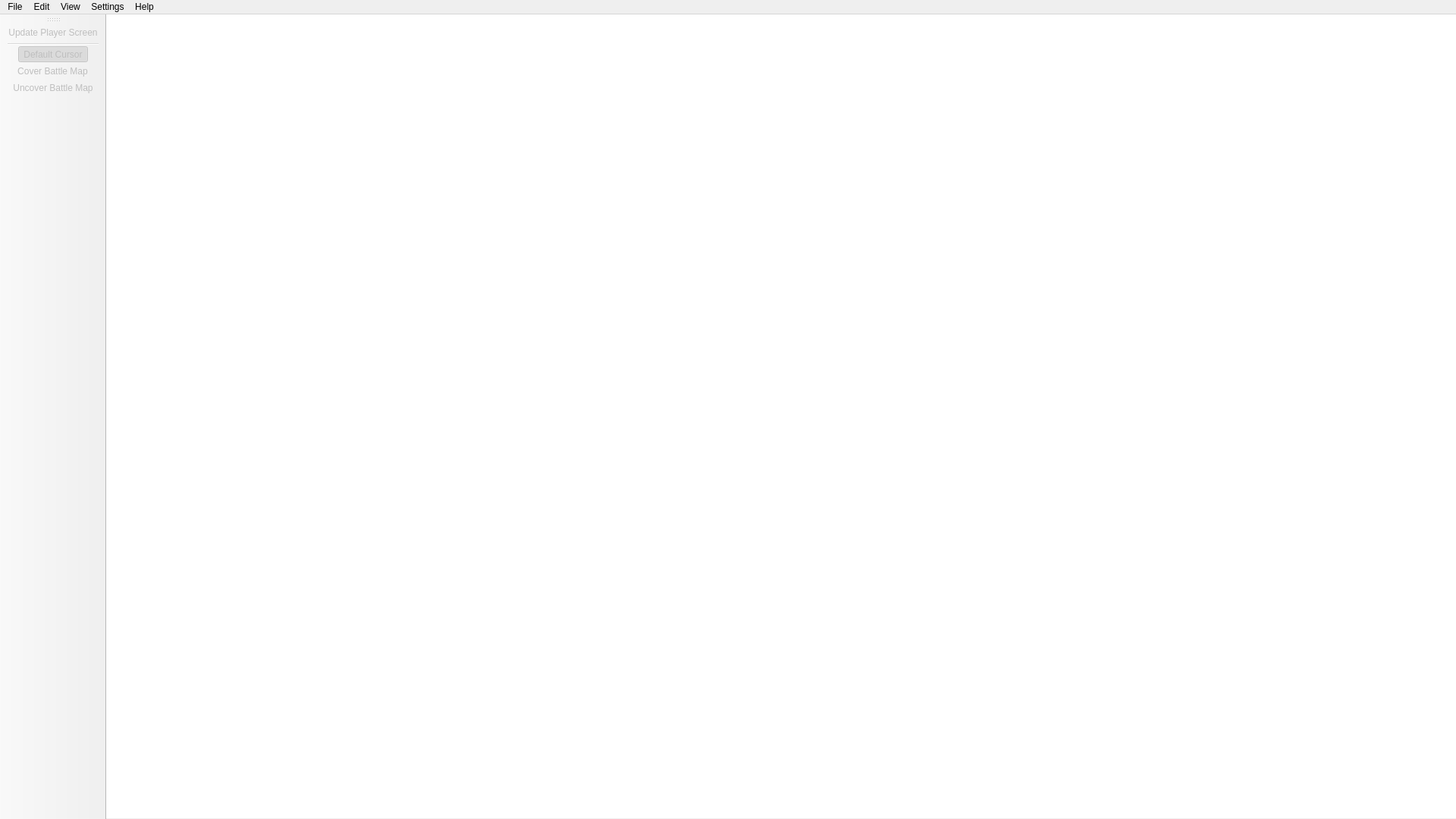
<?xml version="1.0" encoding="UTF-8"?>
<ui version="4.0">
 <class>MainWindow</class>
 <widget class="QMainWindow" name="MainWindow">
  <property name="geometry">
   <rect>
    <x>0</x>
    <y>0</y>
    <width>1920</width>
    <height>1080</height>
   </rect>
  </property>
  <property name="sizePolicy">
   <sizepolicy hsizetype="Fixed" vsizetype="Fixed">
    <horstretch>0</horstretch>
    <verstretch>0</verstretch>
   </sizepolicy>
  </property>
  <property name="minimumSize">
   <size>
    <width>1920</width>
    <height>1080</height>
   </size>
  </property>
  <property name="maximumSize">
   <size>
    <width>1920</width>
    <height>1080</height>
   </size>
  </property>
  <property name="baseSize">
   <size>
    <width>1920</width>
    <height>1080</height>
   </size>
  </property>
  <property name="windowTitle">
   <string>Battle Map</string>
  </property>
  <property name="autoFillBackground">
   <bool>false</bool>
  </property>
  <property name="iconSize">
   <size>
    <width>24</width>
    <height>24</height>
   </size>
  </property>
  <widget class="QWidget" name="centralwidget">
   <widget class="CustomGraphicsView" name="graphicsViewBattleMapMasterScreen">
    <property name="geometry">
     <rect>
      <x>0</x>
      <y>0</y>
      <width>1880</width>
      <height>1060</height>
     </rect>
    </property>
    <property name="styleSheet">
     <string notr="true">QMenu {icon-size: 50px;}</string>
    </property>
    <property name="frameShape">
     <enum>QFrame::NoFrame</enum>
    </property>
    <property name="frameShadow">
     <enum>QFrame::Plain</enum>
    </property>
    <property name="verticalScrollBarPolicy">
     <enum>Qt::ScrollBarAlwaysOff</enum>
    </property>
    <property name="horizontalScrollBarPolicy">
     <enum>Qt::ScrollBarAlwaysOff</enum>
    </property>
    <property name="interactive">
     <bool>false</bool>
    </property>
   </widget>
   <widget class="QLabel" name="labelScaleFactor">
    <property name="geometry">
     <rect>
      <x>1810</x>
      <y>1020</y>
      <width>60</width>
      <height>30</height>
     </rect>
    </property>
    <property name="text">
     <string>%</string>
    </property>
    <property name="alignment">
     <set>Qt::AlignCenter</set>
    </property>
   </widget>
   <widget class="QLabel" name="labelWindRose">
    <property name="geometry">
     <rect>
      <x>1670</x>
      <y>10</y>
      <width>200</width>
      <height>200</height>
     </rect>
    </property>
    <property name="text">
     <string/>
    </property>
   </widget>
  </widget>
  <widget class="QMenuBar" name="menuBar">
   <property name="geometry">
    <rect>
     <x>0</x>
     <y>0</y>
     <width>1920</width>
     <height>22</height>
    </rect>
   </property>
   <widget class="QMenu" name="menuFile">
    <property name="title">
     <string>File</string>
    </property>
    <addaction name="actionNewBattleMap"/>
    <addaction name="actionOpenBattleMap"/>
    <addaction name="separator"/>
    <addaction name="actionQuit"/>
   </widget>
   <widget class="QMenu" name="menuEdit">
    <property name="styleSheet">
     <string notr="true"/>
    </property>
    <property name="title">
     <string>Edit</string>
    </property>
    <widget class="QMenu" name="submenuExpandBattleMap">
     <property name="enabled">
      <bool>false</bool>
     </property>
     <property name="title">
      <string>Expand Battle Map</string>
     </property>
     <property name="icon">
      <iconset resource="icons.qrc">
       <normaloff>:/icons/icons/extendbattlemap.png</normaloff>:/icons/icons/extendbattlemap.png</iconset>
     </property>
     <addaction name="actionInsertRowAbove"/>
     <addaction name="actionInsertRowBelow"/>
     <addaction name="actionInsertColumnLeft"/>
     <addaction name="actionInsertColumnRight"/>
    </widget>
    <widget class="QMenu" name="submenuReduceBattleMap">
     <property name="enabled">
      <bool>false</bool>
     </property>
     <property name="title">
      <string>Reduce Battle Map</string>
     </property>
     <property name="icon">
      <iconset resource="icons.qrc">
       <normaloff>:/icons/icons/reducebattlemap.png</normaloff>:/icons/icons/reducebattlemap.png</iconset>
     </property>
     <addaction name="actionDeleteRowAbove"/>
     <addaction name="actionDeleteRowBelow"/>
     <addaction name="actionDeleteColumnLeft"/>
     <addaction name="actionDeleteColumnRight"/>
    </widget>
    <addaction name="separator"/>
    <addaction name="separator"/>
    <addaction name="actionCopy"/>
    <addaction name="actionPaste"/>
    <addaction name="separator"/>
    <addaction name="submenuExpandBattleMap"/>
    <addaction name="submenuReduceBattleMap"/>
   </widget>
   <widget class="QMenu" name="menuView">
    <property name="title">
     <string>View</string>
    </property>
    <widget class="QMenu" name="submenuWindRoseOrientation">
     <property name="enabled">
      <bool>false</bool>
     </property>
     <property name="title">
      <string>Wind Rose Orientation</string>
     </property>
     <property name="icon">
      <iconset resource="icons.qrc">
       <normaloff>:/icons/icons/windrose.png</normaloff>:/icons/icons/windrose.png</iconset>
     </property>
     <addaction name="actionWindRoseOrientationNorth"/>
     <addaction name="actionWindRoseOrientationEast"/>
     <addaction name="actionWindRoseOrientationSouth"/>
     <addaction name="actionWindRoseOrientationWest"/>
    </widget>
    <addaction name="actionUpdatePlayerScreen"/>
    <addaction name="separator"/>
    <addaction name="submenuWindRoseOrientation"/>
    <addaction name="separator"/>
    <addaction name="modeSelect"/>
    <addaction name="modeCoverBattleMap"/>
    <addaction name="modeUncoverBattleMap"/>
   </widget>
   <widget class="QMenu" name="menuSettings">
    <property name="title">
     <string>Settings</string>
    </property>
   </widget>
   <widget class="QMenu" name="menuHelp">
    <property name="title">
     <string>Help</string>
    </property>
   </widget>
   <addaction name="menuFile"/>
   <addaction name="menuEdit"/>
   <addaction name="menuView"/>
   <addaction name="menuSettings"/>
   <addaction name="menuHelp"/>
  </widget>
  <widget class="QToolBar" name="toolBar">
   <property name="windowTitle">
    <string>toolBar</string>
   </property>
   <property name="iconSize">
    <size>
     <width>25</width>
     <height>25</height>
    </size>
   </property>
   <attribute name="toolBarArea">
    <enum>LeftToolBarArea</enum>
   </attribute>
   <attribute name="toolBarBreak">
    <bool>false</bool>
   </attribute>
   <addaction name="actionUpdatePlayerScreen"/>
   <addaction name="separator"/>
   <addaction name="modeSelect"/>
   <addaction name="modeCoverBattleMap"/>
   <addaction name="modeUncoverBattleMap"/>
  </widget>
  <action name="actionNewBattleMap">
   <property name="icon">
    <iconset resource="icons.qrc">
     <normaloff>:/icons/icons/newbattlemap.png</normaloff>:/icons/icons/newbattlemap.png</iconset>
   </property>
   <property name="text">
    <string>New Battle Map</string>
   </property>
   <property name="shortcut">
    <string>Ctrl+N</string>
   </property>
  </action>
  <action name="actionQuit">
   <property name="icon">
    <iconset resource="icons.qrc">
     <normaloff>:/icons/icons/quit.png</normaloff>:/icons/icons/quit.png</iconset>
   </property>
   <property name="text">
    <string>Quit</string>
   </property>
   <property name="shortcut">
    <string>Ctrl+Q</string>
   </property>
  </action>
  <action name="actionOpenBattleMap">
   <property name="icon">
    <iconset resource="icons.qrc">
     <normaloff>:/icons/icons/openbattlemap.png</normaloff>:/icons/icons/openbattlemap.png</iconset>
   </property>
   <property name="text">
    <string>Open Battle Map</string>
   </property>
   <property name="shortcut">
    <string>Ctrl+O</string>
   </property>
  </action>
  <action name="actionUpdatePlayerScreen">
   <property name="enabled">
    <bool>false</bool>
   </property>
   <property name="icon">
    <iconset resource="icons.qrc">
     <normaloff>:/icons/icons/updateplayerscreen.png</normaloff>:/icons/icons/updateplayerscreen.png</iconset>
   </property>
   <property name="text">
    <string>Update Player Screen</string>
   </property>
   <property name="shortcut">
    <string>Ctrl+U</string>
   </property>
  </action>
  <action name="modeUncoverBattleMap">
   <property name="checkable">
    <bool>true</bool>
   </property>
   <property name="enabled">
    <bool>false</bool>
   </property>
   <property name="icon">
    <iconset resource="icons.qrc">
     <normaloff>:/icons/icons/uncoverbattlemap.png</normaloff>:/icons/icons/uncoverbattlemap.png</iconset>
   </property>
   <property name="text">
    <string>Uncover Battle Map</string>
   </property>
   <property name="toolTip">
    <string>Uncover Battle Map</string>
   </property>
  </action>
  <action name="modeCoverBattleMap">
   <property name="checkable">
    <bool>true</bool>
   </property>
   <property name="enabled">
    <bool>false</bool>
   </property>
   <property name="icon">
    <iconset resource="icons.qrc">
     <normaloff>:/icons/icons/coverbattlemap.png</normaloff>:/icons/icons/coverbattlemap.png</iconset>
   </property>
   <property name="text">
    <string>Cover Battle Map</string>
   </property>
   <property name="toolTip">
    <string>Cover Battle Map</string>
   </property>
  </action>
  <action name="modeSelect">
   <property name="checkable">
    <bool>true</bool>
   </property>
   <property name="checked">
    <bool>true</bool>
   </property>
   <property name="enabled">
    <bool>false</bool>
   </property>
   <property name="icon">
    <iconset resource="icons.qrc">
     <normaloff>:/icons/icons/cursor.png</normaloff>:/icons/icons/cursor.png</iconset>
   </property>
   <property name="text">
    <string>Select</string>
   </property>
   <property name="iconText">
    <string>Default Cursor</string>
   </property>
   <property name="toolTip">
    <string>Select</string>
   </property>
  </action>
  <action name="actionUncoverBattleMap">
   <property name="icon">
    <iconset resource="icons.qrc">
     <normaloff>:/icons/icons/uncoverbattlemap.png</normaloff>:/icons/icons/uncoverbattlemap.png</iconset>
   </property>
   <property name="text">
    <string>Uncover Battle Map</string>
   </property>
  </action>
  <action name="actionCoverBattleMap">
   <property name="icon">
    <iconset resource="icons.qrc">
     <normaloff>:/icons/icons/coverbattlemap.png</normaloff>:/icons/icons/coverbattlemap.png</iconset>
   </property>
   <property name="text">
    <string>Cover Battle Map</string>
   </property>
  </action>
  <action name="actionWindRoseOrientationNorth">
   <property name="checkable">
    <bool>true</bool>
   </property>
   <property name="enabled">
    <bool>false</bool>
   </property>
   <property name="text">
    <string>North</string>
   </property>
  </action>
  <action name="actionWindRoseOrientationEast">
   <property name="checkable">
    <bool>true</bool>
   </property>
   <property name="enabled">
    <bool>false</bool>
   </property>
   <property name="text">
    <string>East</string>
   </property>
  </action>
  <action name="actionWindRoseOrientationSouth">
   <property name="checkable">
    <bool>true</bool>
   </property>
   <property name="enabled">
    <bool>false</bool>
   </property>
   <property name="text">
    <string>South</string>
   </property>
  </action>
  <action name="actionWindRoseOrientationWest">
   <property name="checkable">
    <bool>true</bool>
   </property>
   <property name="enabled">
    <bool>false</bool>
   </property>
   <property name="text">
    <string>West</string>
   </property>
  </action>
  <action name="actionInsertRowAbove">
   <property name="enabled">
    <bool>false</bool>
   </property>
   <property name="icon">
    <iconset resource="icons.qrc">
     <normaloff>:/icons/icons/insertrowabove.png</normaloff>:/icons/icons/insertrowabove.png</iconset>
   </property>
   <property name="text">
    <string>Insert row above</string>
   </property>
   <property name="shortcut">
    <string>+, Up</string>
   </property>
  </action>
  <action name="actionInsertRowBelow">
   <property name="enabled">
    <bool>false</bool>
   </property>
   <property name="icon">
    <iconset resource="icons.qrc">
     <normaloff>:/icons/icons/insertrowbelow.png</normaloff>:/icons/icons/insertrowbelow.png</iconset>
   </property>
   <property name="text">
    <string>Insert row below</string>
   </property>
   <property name="shortcut">
    <string>+, Down</string>
   </property>
  </action>
  <action name="actionInsertColumnLeft">
   <property name="enabled">
    <bool>false</bool>
   </property>
   <property name="icon">
    <iconset resource="icons.qrc">
     <normaloff>:/icons/icons/insertcolumnleft.png</normaloff>:/icons/icons/insertcolumnleft.png</iconset>
   </property>
   <property name="text">
    <string>Insert column left</string>
   </property>
   <property name="shortcut">
    <string>+, Left</string>
   </property>
  </action>
  <action name="actionInsertColumnRight">
   <property name="enabled">
    <bool>false</bool>
   </property>
   <property name="icon">
    <iconset resource="icons.qrc">
     <normaloff>:/icons/icons/insertcolumnright.png</normaloff>:/icons/icons/insertcolumnright.png</iconset>
   </property>
   <property name="text">
    <string>Insert column right</string>
   </property>
   <property name="shortcut">
    <string>+, Right</string>
   </property>
  </action>
  <action name="actionDeleteRowAbove">
   <property name="enabled">
    <bool>false</bool>
   </property>
   <property name="icon">
    <iconset resource="icons.qrc">
     <normaloff>:/icons/icons/deleterowabove.png</normaloff>:/icons/icons/deleterowabove.png</iconset>
   </property>
   <property name="text">
    <string>Delete row above</string>
   </property>
   <property name="shortcut">
    <string>-, Down</string>
   </property>
  </action>
  <action name="actionDeleteColumnLeft">
   <property name="enabled">
    <bool>false</bool>
   </property>
   <property name="icon">
    <iconset resource="icons.qrc">
     <normaloff>:/icons/icons/deletecolumnleft.png</normaloff>:/icons/icons/deletecolumnleft.png</iconset>
   </property>
   <property name="text">
    <string>Delete column left</string>
   </property>
   <property name="shortcut">
    <string>-, Right</string>
   </property>
  </action>
  <action name="actionDeleteRowBelow">
   <property name="enabled">
    <bool>false</bool>
   </property>
   <property name="icon">
    <iconset resource="icons.qrc">
     <normaloff>:/icons/icons/deleterowbelow.png</normaloff>:/icons/icons/deleterowbelow.png</iconset>
   </property>
   <property name="text">
    <string>Delete row below</string>
   </property>
   <property name="shortcut">
    <string>-, Up</string>
   </property>
  </action>
  <action name="actionDeleteColumnRight">
   <property name="enabled">
    <bool>false</bool>
   </property>
   <property name="icon">
    <iconset resource="icons.qrc">
     <normaloff>:/icons/icons/deletecolumnright.png</normaloff>:/icons/icons/deletecolumnright.png</iconset>
   </property>
   <property name="text">
    <string>Delete column right</string>
   </property>
   <property name="shortcut">
    <string>-, Left</string>
   </property>
  </action>
  <action name="actionCopy">
   <property name="enabled">
    <bool>false</bool>
   </property>
   <property name="icon">
    <iconset resource="icons.qrc">
     <normaloff>:/icons/icons/copy.png</normaloff>:/icons/icons/copy.png</iconset>
   </property>
   <property name="text">
    <string>Copy</string>
   </property>
   <property name="statusTip">
    <string/>
   </property>
   <property name="whatsThis">
    <string/>
   </property>
   <property name="shortcut">
    <string>Ctrl+C</string>
   </property>
  </action>
  <action name="actionPaste">
   <property name="enabled">
    <bool>false</bool>
   </property>
   <property name="icon">
    <iconset resource="icons.qrc">
     <normaloff>:/icons/icons/paste.png</normaloff>:/icons/icons/paste.png</iconset>
   </property>
   <property name="text">
    <string>Paste</string>
   </property>
   <property name="shortcut">
    <string>Ctrl+V</string>
   </property>
  </action>
 </widget>
 <customwidgets>
  <customwidget>
   <class>CustomGraphicsView</class>
   <extends>QGraphicsView</extends>
   <header location="global">customgraphicsview.h</header>
  </customwidget>
 </customwidgets>
 <resources>
  <include location="icons.qrc"/>
 </resources>
 <connections/>
 <slots>
  <slot>buttonClick()</slot>
 </slots>
</ui>
